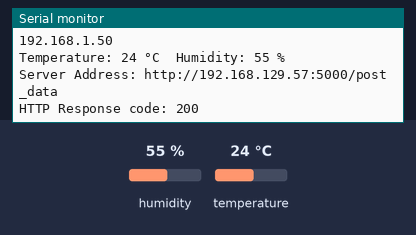
The sketch below on a simulated ESP32. Parts: the last lines printed to the serial monitor. The inputs (shaded band) are chosen by the test bench; at power-on: humidity 55 %, temperature 24 °C. WiFi joins after 1.5 s; servers stay silent unless stated; uploads are accepted with an empty reply.

Above: at 3.2 s.
3.3 s: humidity set to 22 %
At 8.41 s:
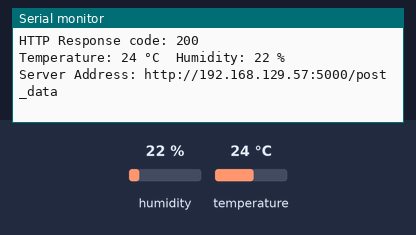
9.7 s: temperature set to 12 °C
At 15.0 s:
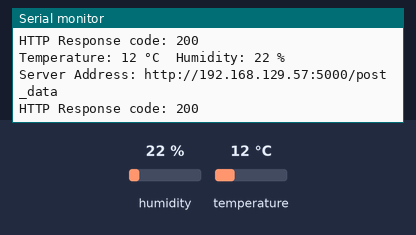
16.1 s: humidity set to 40 %
At 20.3 s:
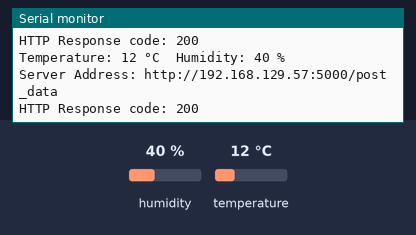
Timing chart, 0 to 21.8 s (numbered marks = the images above; inputs shaded):
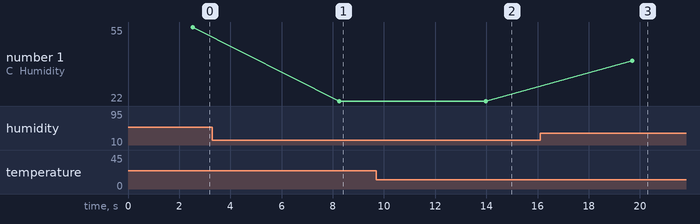

Measured:
- after the input at 3.3 s, the serial monitor: prints a new line after 5.0 s (image 1)
- after the input at 9.7 s, the serial monitor: prints a new line after 4.3 s (image 2)
- after the input at 16.1 s, the serial monitor: prints a new line after 3.6 s (image 3)
- plotted number 1: 55 → 22 after the input at 3.3 s, 22 → 40 after the input at 16.1 s

The sketch:

tempToDB.ino
```cpp
#include <WiFi.h>
#include <DHT11.h>
#include <HTTPClient.h>
#include <ArduinoJson.h>

const char *ssid = "Anna333";
const char *password = "annaWiFi";

const char *serverAddress = "http://192.168.129.57:5000/post_data";
DHT11 dht11(15);

void setup() {
  Serial.begin(115200); //鮑率設定 115200
  WiFi.begin(ssid, password);//網路設定
  //等待網路連線
  while (WiFi.status() != WL_CONNECTED) {
  delay(1000);
  Serial.println("Connecting to WiFi...");
  }
  //連上網路並顯示目前 IP
  Serial.println("Connected to WiFi");
  Serial.println(WiFi.localIP());
}


void loop() {
  int temperature = 0;
  int humidity = 0;
  int result = dht11.readTemperatureHumidity(temperature, humidity);
  if (result == 0) {
    Serial.print("Temperature: ");
    Serial.print(temperature);
    Serial.print(" °C\tHumidity: ");
    Serial.print(humidity);
    Serial.println(" %");
  } else {
  // Print error message based on the error code.
    Serial.println(DHT11::getErrorString(result));
  }

 // Create an object JSON
  JsonDocument jsonDoc;
  jsonDoc["temperature"] = temperature;
  jsonDoc["humidity"] = humidity;
   // Serializa el JSON en una cadena
  String payload;
  serializeJson(jsonDoc, payload);

   // Crea una instancia de HTTPClient
  HTTPClient http;
  Serial.println("Server Address: " + String(serverAddress));

  // Envía la solicitud POST al servidor
  http.begin(serverAddress);

  http.addHeader("Content-Type", "application/json");
  int httpResponseCode = http.POST(payload);

  if (httpResponseCode > 0) {
    Serial.printf("HTTP Response code: %d\n", httpResponseCode);
    String response = http.getString();
    Serial.println(response);
  } else {
    Serial.printf("HTTP Request failed: %s\n",
    http.errorToString(httpResponseCode).c_str());
  }
  http.end();
  delay(5000);
  Serial.println();
}
```
